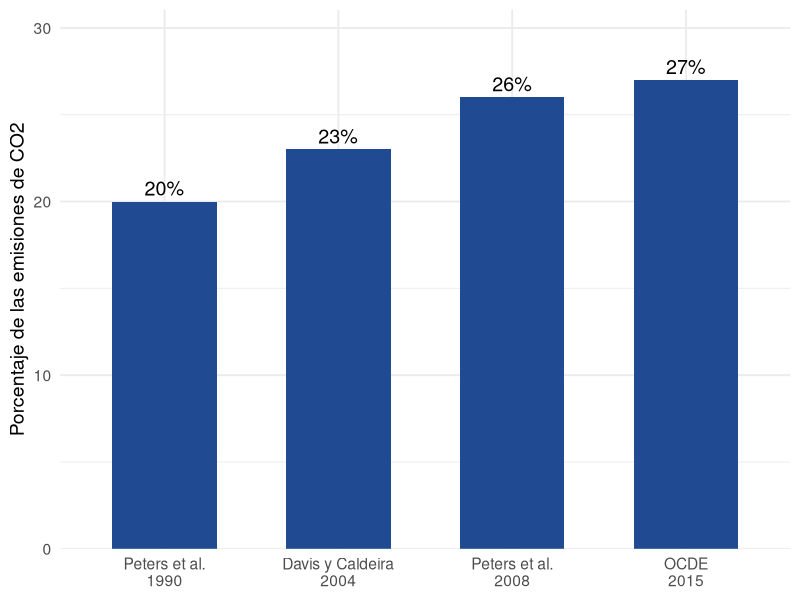
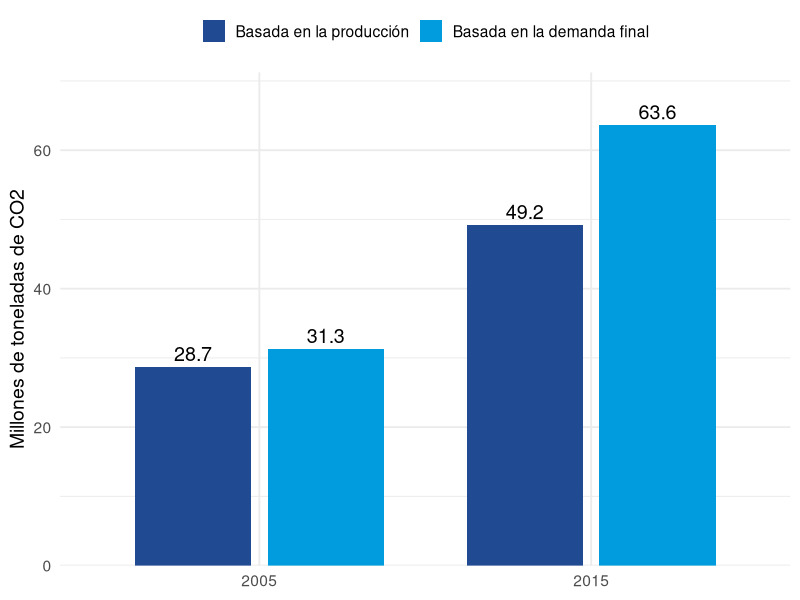
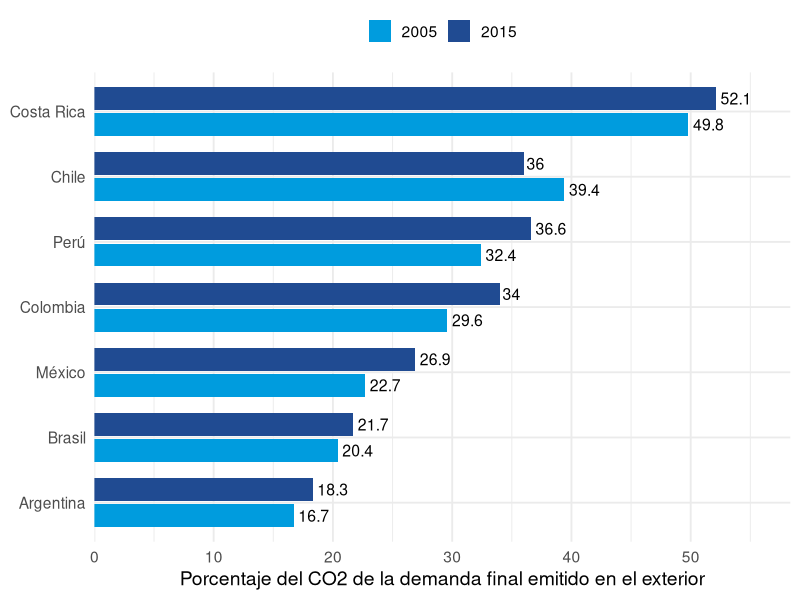

These charts were generated, in order, by the following R code:
## ---- chunk 1
#| label: datos
library(ggplot2)

# Anexo E de Yamano y Guilhoto (2020)
oecd <- data.frame(
  pais = c("Perú", "Chile", "Colombia", "México", "Argentina", "Brasil", "Costa Rica"),
  ext_2005 = c(32.4, 39.4, 29.6, 22.7, 16.7, 20.4, 49.8),
  ext_2015 = c(36.6, 36.0, 34.0, 26.9, 18.3, 21.7, 52.1)
)
## ---- chunk 2
#| fig-height: 3.9
#| fig-align: center
glob <- data.frame(
  estudio = factor(
    c("Peters et al.\n1990", "Davis y Caldeira\n2004", "Peters et al.\n2008", "OCDE\n2015"),
    levels = c("Peters et al.\n1990", "Davis y Caldeira\n2004", "Peters et al.\n2008", "OCDE\n2015")
  ),
  pct = c(20, 23, 26, 27)
)
ggplot(glob, aes(x = estudio, y = pct)) +
  geom_col(fill = "#204B92", width = 0.6) +
  geom_text(aes(label = paste0(pct, "%")), vjust = -0.4, size = 5) +
  scale_y_continuous(expand = expansion(mult = c(0, 0.15))) +
  labs(x = NULL, y = "Porcentaje de las emisiones de CO2") +
  theme_minimal(base_size = 14)
## ---- chunk 3
#| fig-height: 3.7
#| fig-align: center
peru <- data.frame(
  anio = rep(c("2005", "2015"), each = 2),
  base = factor(
    rep(c("Basada en la producción", "Basada en la demanda final"), times = 2),
    levels = c("Basada en la producción", "Basada en la demanda final")
  ),
  valor = c(28.7, 31.3, 49.2, 63.6)
)
ggplot(peru, aes(x = anio, y = valor, fill = base)) +
  geom_col(position = position_dodge(width = 0.8), width = 0.7) +
  geom_text(aes(label = valor), position = position_dodge(width = 0.8), vjust = -0.4, size = 5) +
  scale_fill_manual(values = c("#204B92", "#009CDE")) +
  scale_y_continuous(expand = expansion(mult = c(0, 0.12))) +
  labs(x = NULL, y = "Millones de toneladas de CO2", fill = NULL) +
  theme_minimal(base_size = 14) +
  theme(legend.position = "top")
## ---- chunk 4
#| fig-height: 4
#| fig-align: center
ext <- data.frame(
  pais = rep(oecd$pais, times = 2),
  anio = rep(c("2005", "2015"), each = nrow(oecd)),
  valor = c(oecd$ext_2005, oecd$ext_2015)
)
ext$pais <- reorder(ext$pais, ext$valor, FUN = max)
ggplot(ext, aes(y = pais, x = valor, fill = anio)) +
  geom_col(position = position_dodge(width = 0.8), width = 0.7) +
  geom_text(aes(label = valor), position = position_dodge(width = 0.8), hjust = -0.15, size = 4) +
  scale_fill_manual(values = c("#009CDE", "#204B92")) +
  scale_x_continuous(expand = expansion(mult = c(0, 0.12))) +
  labs(x = "Porcentaje del CO2 de la demanda final emitido en el exterior", y = NULL, fill = NULL) +
  theme_minimal(base_size = 14) +
  theme(legend.position = "top")
